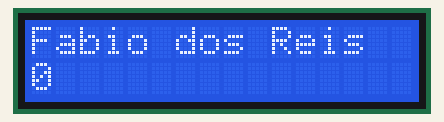
Simulated run of this sketch. Board: Arduino Uno, built with avr-gcc and run on an emulated ATmega328P. Shown: 16×2 character LCD.

Above: at 0.1 s.
At 4.1 s:
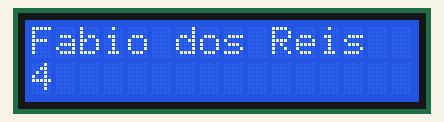
At 9.1 s:
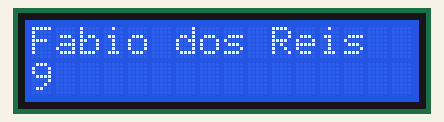
At 19.1 s:
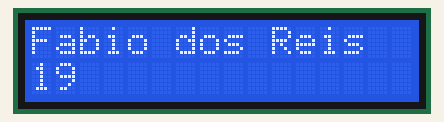
At 29.1 s:
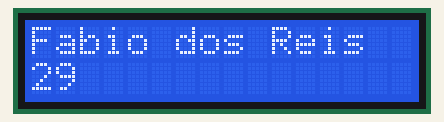
At 39.1 s:
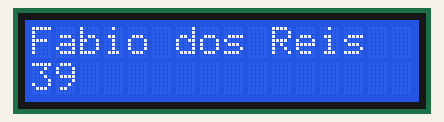

The sketch:

LCD_16x2_-_Ol__Mundo.ino
```cpp
// Incluir a biblioteca LCD:
#include <LiquidCrystal.h>

// Inicializar a biblioteca com os numeros dos pinos digitais
LiquidCrystal lcd(12, 11, 5, 4, 3, 2);

void setup() {
  // Configurar o número de colunas e linhas do LCD:
  lcd.begin(16, 2);
  // Texto a ser mostrado no LCD:
  lcd.print("Fabio dos Reis");
}

void loop() {
  // Posicionar o cursor na coluna 0 e linha 1 (segunda linha):
  lcd.setCursor(0, 1);
  // Imprimir contagem de segundos decorridos:
  lcd.print(millis() / 1000);
}
```

Measured:
- what the display in image 1 shows lasts 1.0 s, from 4.0 s to 5.0 s
